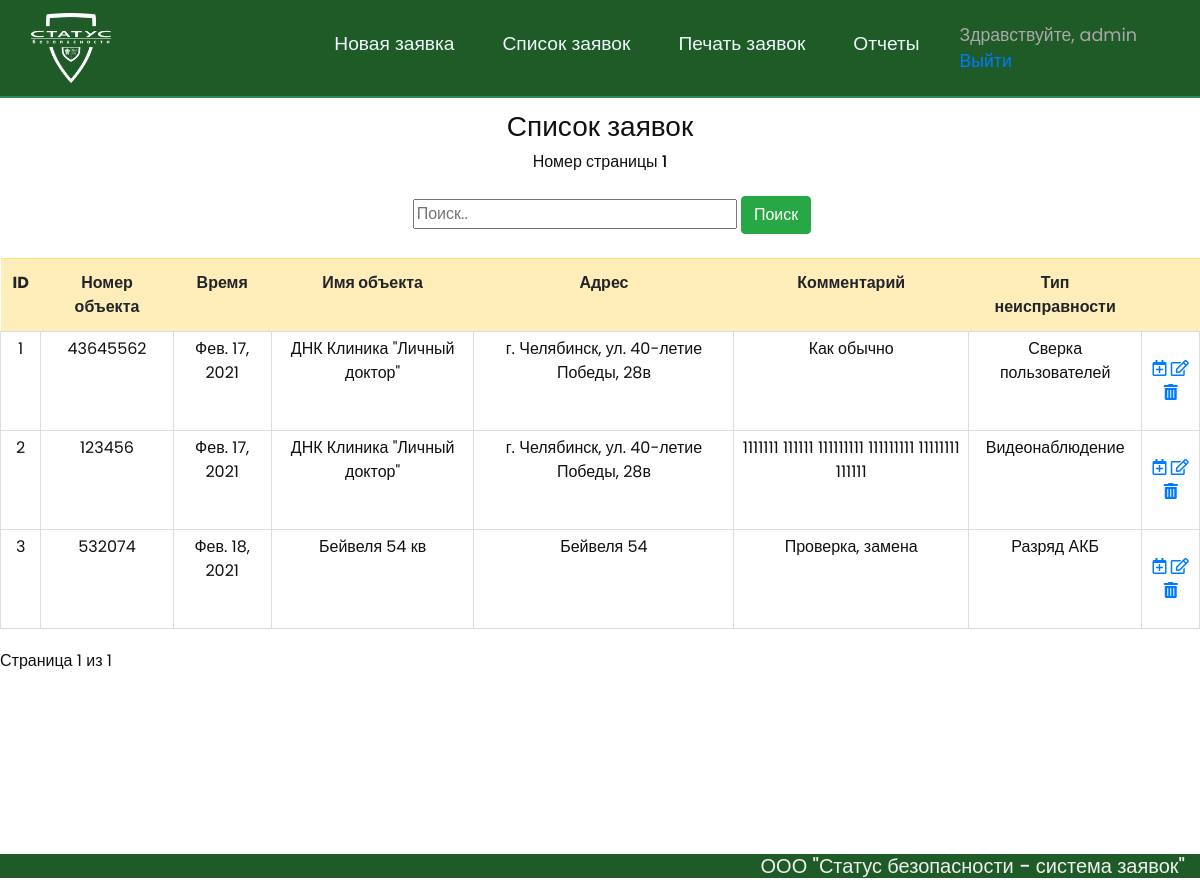
/about (signed in), run on an earlier commit of the app's database.
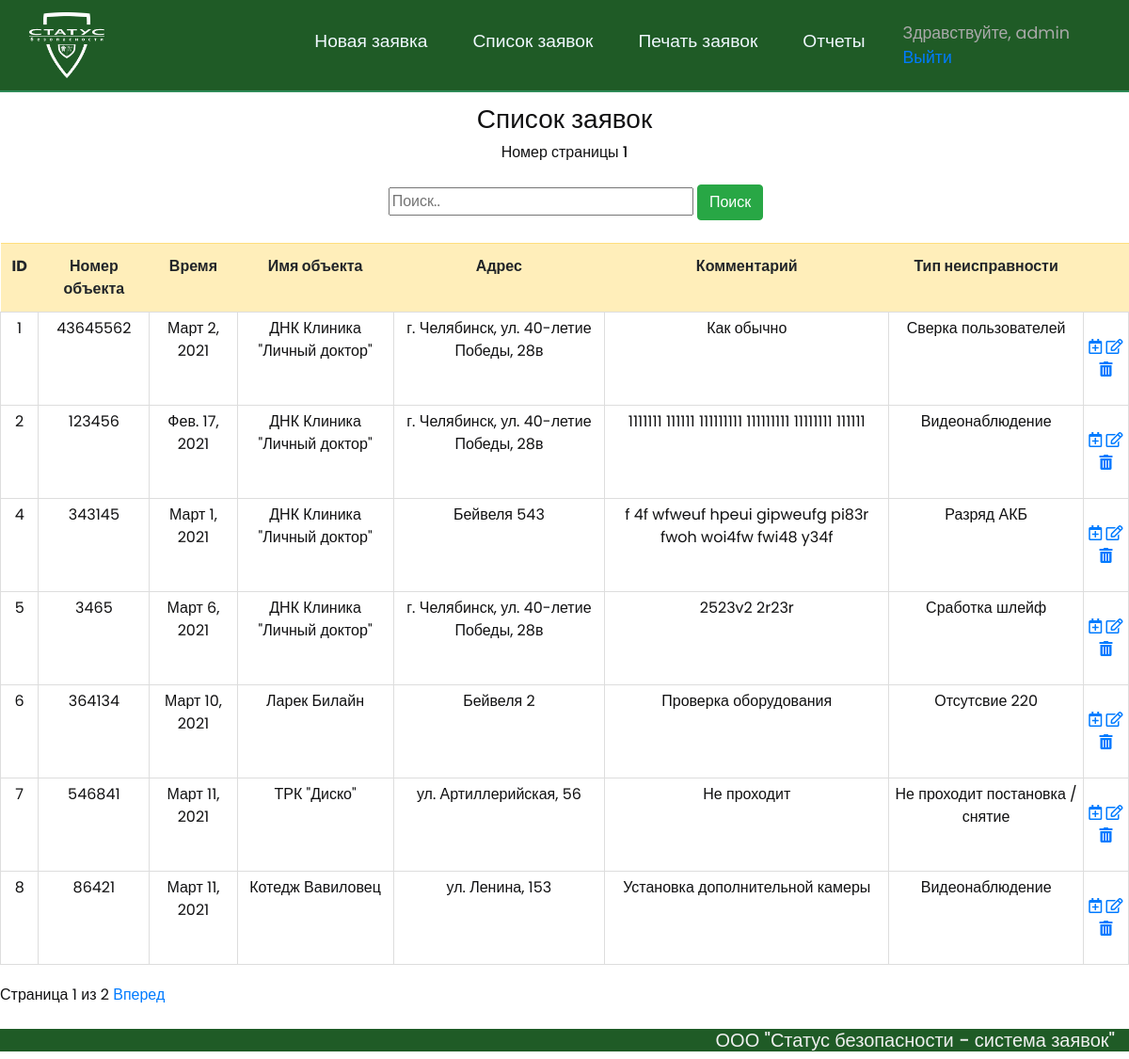
And on a later commit of the database.
### landing/models.py (models this page shows, shortened)
class ApplicationObject(models.Model):
    number_object = models.BigIntegerField('Номер объекта')
    URGENCY = (
        ('Без сроков', 'Без сроков'),
        ('!!!', '!!!'),
        ('Срочно', 'Срочно'),
        ('На согласование', 'На согласование'),
        ('Согласовано', 'Согласовано'),
    )
    urgency_application = models.CharField('Срочность заявки', max_length=30, choices=URGENCY, default='Без сроков')
    date_application = models.DateTimeField('Дата создания заявки', editable=True, auto_now_add=True)
    name_object = models.CharField('Имя объекта', max_length= 128)
    address_object = models.CharField('Адрес', max_length=128)
    ZONE = (
        ('Северо-Запад', 'Северо-Запад'),
        ('Центр', 'Центр'),
        ('Область', 'Область'),
        ('Обслуживание', 'Обслуживание'),
        ('АМЗ', 'АМЗ'),
        ('ЧТЗ', 'ЧТЗ'),
        ('ЧМЗ', 'ЧМЗ'),
        ('Ленинский','Ленинский'),
        ('Сосновский','Сосновский'),
        ('Екб. + Свердловская область', 'Екб. + Свердловская область')
    )
    service_area = models.CharField('Район', max_length=70, choices=ZONE, default='Область')
    PROBLEM = (
        ('Сработка шлейф', 'Сработка шлейф'),
        ('Присвоить / удалить код', 'Присвоить / удалить код'),
        ('Не проходит постановка / снятие', 'Не проходит постановка / снятие'),
        ('Проверка оборудования', 'Проверка оборудования'),
        ('Отсутствие а/т', 'Отсутствие а/т'),
        ('Cработка ПС', 'Cработка ПС'),
        ('Разряд АКБ', 'Разряд АКБ'),
        ('Ложное КТС', 'Ложное КТС'),
        ('Уточнить расшлейфовку', 'Уточнить расшлейфовку'),
        ('Видеонаблюдение', 'Видеонаблюдение'),
        ('Демонтаж оборудования', 'Демонтаж оборудования'),
        ('Инструктаж пользователей', 'Инструктаж пользователей'),
        ('Осмотр ТСО', 'Осмотр ТСО'),
        ('Отсутсвие 220', 'Отсутсвие 220'),
        ('Переключение', 'Переключение'),
        ('Уточнение Сим карт', 'Уточнение Сим карт'),
        ('Двойник', 'Двойник'),
        ('Подключить ТРС', 'Подключить ТРС'),
        ('Обслуживание ПС', 'Обслуживание ПС'),
        ('Сверка пользователей', 'Сверка пользователей'),
        ('Корректировка настроек', 'Корректировка настроек'),
        ('Доблокировка', 'Доблокировка'),
    )
    type_of_problem = models.CharField('Тип проблемы', max_length=120, choices=PROBLEM, default='Сработка шлейф')
    comment = models.TextField('Комментарий')
    completion_date = models.DateField('Дата для заявки')
    INITIATOR = (
        ('Ответственный', 'Ответственный'),
        ('Менеджер', 'Менеджер'),
        ('ГБР', 'ГБР'),
        ('Офис', 'Офис'),
        ('Письмо', 'Письмо'),
        ('Оператор', 'Оператор'),
        ('Техник', 'Техник'),
        ('Монтажники', 'Монтажники'),
    )
    source_application = models.CharField('Инициатор', max_length=20, choices=INITIATOR, default='Менеджер')
    initiator_of_the_application = models.CharField('Имя инициатора', max_length=128)
    STATUS = (
        ('Закрыта', 'Закрыта'),
        ('В работе', 'В работе'),
    )
    status_application = models.CharField('Статус заявки', max_length=20, choices=STATUS, default='В работе')
    technician = models.ForeignKey(Technician, on_delete=models.CASCADE,null=True, blank=True)
    author = models.ForeignKey('auth.User', on_delete=models.CASCADE, null=True, blank=True)
    class Meta:
        verbose_name = "Заявка"
        verbose_name_plural = "Заявки"
    objects = models.Manager()
    custom_manager = CustomManager()

### landing/views.py (the view)
# urls.py: path('about', views.about, name='about'),
@login_required(login_url='login')
def about(request):
    query = request.GET.get('search', None)
    if query:
        application_objects = ApplicationObject.objects.filter(
            Q(name_object__icontains=query) | Q(address_object__icontains=query) | Q(id__icontains=query) | Q(
                number_object__icontains=query))
    else:
        application_objects = ApplicationObject.objects.all()
    application_paginator = Paginator(application_objects, 7)
    page_num = request.GET.get('page')
    page = application_paginator.get_page(page_num)
    data = {
        'count': application_paginator.count,
        'page': page,
    }
    return render(request, 'landing/about.html', data)

### templates/landing/about.html (shortened to what this page needs)
{% extends 'landing/layout.html' %}
{% block content %}
    <div class="features">
        <h3>Список заявок</h3>
        <h6>Номер страницы {{ page.number }}</h6>
        <form method="get">
            <input name="search" type="text" placeholder="Поиск..">
            <button class="btn btn-success" type="submit" value="Select">Поиск</button>
        </form><br>
            <table class="table table-hover">
                <tbody>
                    <tr class="table-warning">
                        <th>ID</th>
                        <th>Номер объекта</th>
                        <th>Время</th>
                        <th>Имя объекта</th>
                        <th>Адрес</th>
                        <th>Комментарий</th>
                        <th>Тип неисправности</th>
                        <th></th>
                    </tr>
                    {% for el in page.object_list %}
                    <tr>
                        <td>{{ el.id }}</td>
                        <td>{{ el.number_object }}</td>
                        <td>{{ el.completion_date }}</td>
                        <td>{{ el.name_object }}</td>
                        <td>{{ el.address_object }}</td>
                        <td>{{ el.comment }}</td>
                        <td>{{ el.type_of_problem }}</td>
                        <td>
                            <p>
                                <a href="{% url 'application-detail' el.id %}" class="far fa-calendar-plus"></a>
                                <a href="{% url 'application-update' el.id %}" class="far fa-edit"></a>
                                <a href="{% url 'application-delete' el.id %}" class="fas fa-trash-alt"></a>
                            </p>
                        </td>
                    </tr>
                    {% endfor %}
                </tbody>
            </table>
    <div class="pagination">
        <span class="step-links">
        <span class="current">
            Страница {{ page.number }} из {{ page.paginator.num_pages }}
        </span>
        {% if page.has_next %}
            <a href="?page={{ page.next_page_number }}">Вперед</a>
        {% endif %}
        </span>
    </div>
    </div>
{% endblock %}

### templates/landing/layout.html (shortened to what this page needs)
{% load static %}
<!DOCTYPE html>
<html lang="en">
<head>
    <link rel="stylesheet" href="https://stackpath.bootstrapcdn.com/bootstrap/4.5.2/css/bootstrap.min.css">
    <link rel="stylesheet" href="https://cdnjs.cloudflare.com/ajax/libs/jquery-datetimepicker/2.5.20/jquery.datetimepicker.min.css" />
    <link rel="stylesheet" href="{% static 'landing/css/landing.css' %}">
    <link rel="stylesheet" href="https://use.fontawesome.com/releases/v5.8.2/css/all.css">
</head>
<body>
    <nav class="navbar navbar-expand-md navbar-light sticky-top" style="background-color: #1f5b26;">
        <div class="container-fluid">
            <a href="#" class="navbar-brand"><img src="{% static 'landing/img/logo.png' %}"></a>
            <div class="collapse navbar-collapse" id="navbarResponsive">
                <ul class="navbar-nav ml-auto">
                    <li class="nav-item">
                        <a href="{% url 'new_application' %}" class="nav-link">Новая заявка</a>
                    </li>
                    <li class="nav-item">
                        <a href="{% url 'about' %}" class="nav-link">Список заявок</a>
                    </li>
                    <li class="nav-item">
                        <a href="{% url 'application' %}" class="nav-link">Печать заявок</a>
                    </li>
                    <li class="nav-item">
                        <a href="{% url 'report' %}" class="nav-link">Отчеты</a>
                    </li>
                    <li class="nav-item">
                        <span class="nav-link-hello">Здравствуйте, {{ request.user }}</span> <br>
                        <span class="nav-link-hello"><a href="{% url 'logout' %}">Выйти</a></span>
                    </li>
                </ul>
            </div>
        </div>
    </nav>
    <main>
        {% block content %}
        {% endblock %}
    </main>
    <br>
    <div class="wrapper">
        <div class="content">
            <footer class="footer">
                <div class="col-12 text-right">
                    <h5>ООО "Статус безопасности - система заявок"</h5>
                </div>
            </footer>
        </div>
    </div>
</body>
</html>

### static/landing/css/landing.css (style rules this page uses)
body, html { width: 100%; height: 100%; font-family: 'Poppins', sans-serif; color: #222; }
.navbar-brand img { width: 80px; height: 70px; }
.navbar-nav li { padding-right: 32px; }
.navbar-light .navbar-nav .nav-link { font-size: 1.2em; color: aliceblue; }
.nav-link-hello { font-size: 1.1em !important; color: darkgrey; }
main .features { color: #111112; margin-top: 12px; text-align: center; }
main .features p { max-width: 400px; margin: 20px auto; }
form { margin-left: 26%; width: 600px; margin-top: 25px; }
.table { width: 100%; margin-bottom: 20px; border-collapse: collapse; }
.table td { border: 1px solid #dddddd; padding: 5px; color: #111112; }
.navbar { border-bottom: 2px solid seagreen; }
main { min-height: calc(100vh - 80px); }
.wrapper { display: flex; flex-direction: column; }
.content { flex: 1 0 auto; }
.footer { flex: 1 0 auto; background-color: #1f5b26; color: #efefef; }

What changed in the data, as far as the page shows it:
removed ApplicationObject: id "3", number_object "532074", completion_date "Фев. 18, 2021", name_object "Бейвеля 54 кв", address_object "Бейвеля 54", comment "Проверка, замена", type_of_problem "Разряд АКБ"
changed ApplicationObject "Как обычно": completion_date "Фев. 17, 2021" → "Март 2, 2021"
added ApplicationObject: id "4", number_object "343145", completion_date "Март 1, 2021", name_object "ДНК Клиника \"Личный доктор\"", address_object "Бейвеля 543", comment "f 4f wfweuf hpeui gipweufg pi83r fwoh woi4fw fwi48 y34f", type_of_problem "Разряд АКБ"
added ApplicationObject: id "5", number_object "3465", completion_date "Март 6, 2021", name_object "ДНК Клиника \"Личный доктор\"", address_object "г. Челябинск, ул. 40-летие Победы, 28в", comment "2523v2 2r23r", type_of_problem "Сработка шлейф"
added ApplicationObject: id "6", number_object "364134", completion_date "Март 10, 2021", name_object "Ларек Билайн", address_object "Бейвеля 2", comment "Проверка оборудования", type_of_problem "Отсутсвие 220"
added ApplicationObject: id "7", number_object "546841", completion_date "Март 11, 2021", name_object "ТРК \"Диско\"", address_object "ул. Артиллерийская, 56", comment "Не проходит", type_of_problem "Не проходит постановка / снятие"
added ApplicationObject: id "8", number_object "86421", completion_date "Март 11, 2021", name_object "Котедж Вавиловец", address_object "ул. Ленина, 153", comment "Установка дополнительной камеры", type_of_problem "Видеонаблюдение"
Also different on the page:
{{ page.paginator.num_pages }}: "1" → "2"
text now shown: "Вперед"
